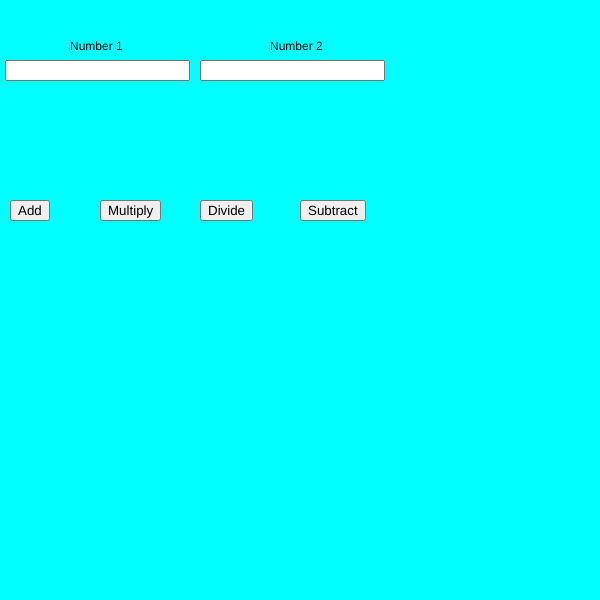
Frame 1 (no input)
Frame 60 (no input): identical to frame 1, image omitted
Frame 120 (the mouse pressed at the canvas centre since frame 60): identical to frame 1, image omitted

The p5.js sketch that drew this single still picture (run headless with seeded random() and noise() and a simulated clock; from frame 60 on, the mouse is pressed at the canvas centre):

// p5.js sketch
// ── sketch.js

var n1, n2;
var b1, b2, b3, b4;
var num1, num2;
function setup() {
  createCanvas(600, 600);

  num1 = createInput();
  num1.position(5,60);

  num2 = createInput();
  num2.position(200,60);

  b1 = createButton("Add");
  b1.position(10,200);
  b1.mousePressed(add);

  b2 = createButton("Multiply");
  b2.position(100,200);
  b2.mousePressed(multiply);

  b3 = createButton("Divide");
  b3.position(200,200);
  b3.mousePressed(div);

  b4 = createButton("Subtract");
  b4.position(300,200);
  b4.mousePressed(sub);
}

function draw() {
  background("cyan");
text("Number 1", 70, 50);
text("Number 2", 270, 50);

n1 = parseInt(num1.value());
n2 = parseInt(num2.value());
}

function add(){
  console.log(n1 + n2)
}

function multiply(){
  console.log(n1 * n2)
}

function div(){
  console.log(n1 / n2)
}

function sub(){
  console.log(n1 - n2)
}
